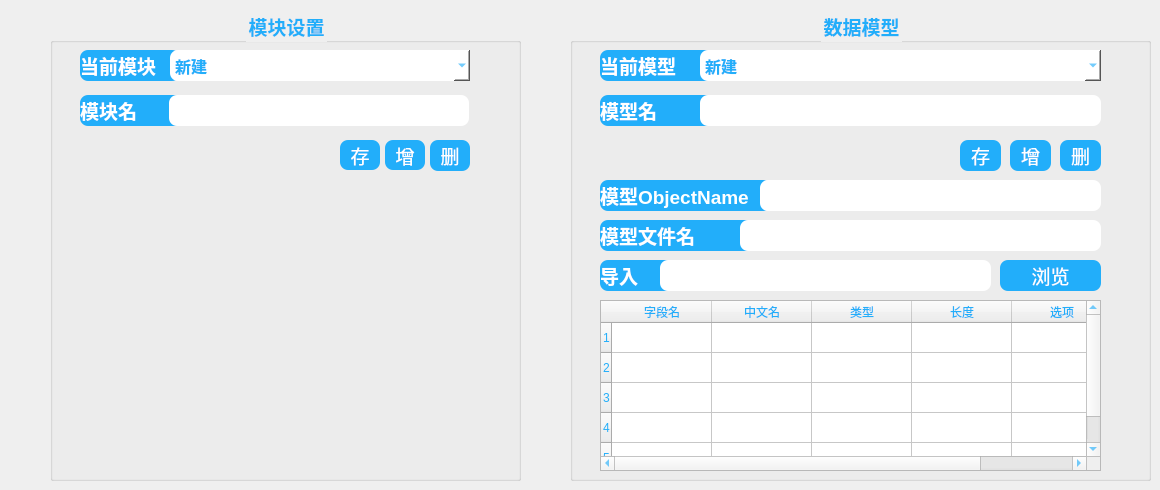
    <widget class="QWidget" name="page">
     <widget class="QGroupBox" name="groupBox_4">
      <property name="geometry">
       <rect>
        <x>50</x>
        <y>10</y>
        <width>471</width>
        <height>471</height>
       </rect>
      </property>
      <property name="font">
       <font>
        <family>微软雅黑</family>
        <pointsize>14</pointsize>
        <weight>75</weight>
        <bold>true</bold>
       </font>
      </property>
      <property name="styleSheet">
       <string notr="true">color: rgb(34, 174, 250);</string>
      </property>
      <property name="title">
       <string>模块设置</string>
      </property>
      <property name="alignment">
       <set>Qt::AlignCenter</set>
      </property>
      <property name="flat">
       <bool>false</bool>
      </property>
      <widget class="QLabel" name="label_current_module">
       <property name="geometry">
        <rect>
         <x>30</x>
         <y>40</y>
         <width>100</width>
         <height>31</height>
        </rect>
       </property>
       <property name="font">
        <font>
         <pointsize>14</pointsize>
         <weight>75</weight>
         <bold>true</bold>
        </font>
       </property>
       <property name="styleSheet">
        <string notr="true">background-color: rgb(34, 174, 250);
color: rgb(255, 255, 255);
border-radius:8px;</string>
       </property>
       <property name="text">
        <string>当前模块</string>
       </property>
       <property name="scaledContents">
        <bool>false</bool>
       </property>
       <property name="margin">
        <number>7</number>
       </property>
       <property name="openExternalLinks">
        <bool>false</bool>
       </property>
      </widget>
      <widget class="QLabel" name="label_module_name">
       <property name="geometry">
        <rect>
         <x>30</x>
         <y>85</y>
         <width>121</width>
         <height>31</height>
        </rect>
       </property>
       <property name="font">
        <font>
         <pointsize>14</pointsize>
         <weight>75</weight>
         <bold>true</bold>
        </font>
       </property>
       <property name="styleSheet">
        <string notr="true">background-color: rgb(34, 174, 250);
color: rgb(255, 255, 255);
border-radius:8px;</string>
       </property>
       <property name="text">
        <string>模块名</string>
       </property>
       <property name="scaledContents">
        <bool>false</bool>
       </property>
       <property name="margin">
        <number>7</number>
       </property>
       <property name="openExternalLinks">
        <bool>false</bool>
       </property>
      </widget>
      <widget class="QLineEdit" name="lineEdit_module_name">
       <property name="geometry">
        <rect>
         <x>119</x>
         <y>85</y>
         <width>300</width>
         <height>31</height>
        </rect>
       </property>
       <property name="font">
        <font>
         <family>微软雅黑</family>
         <pointsize>12</pointsize>
         <weight>75</weight>
         <bold>true</bold>
        </font>
       </property>
       <property name="styleSheet">
        <string notr="true">background-color: rgb(255, 255, 255);
border-radius:8px;</string>
       </property>
      </widget>
      <widget class="QComboBox" name="comboBox_current_module">
       <property name="geometry">
        <rect>
         <x>120</x>
         <y>40</y>
         <width>300</width>
         <height>31</height>
        </rect>
       </property>
       <property name="font">
        <font>
         <family>微软雅黑</family>
         <pointsize>12</pointsize>
         <weight>75</weight>
         <bold>true</bold>
        </font>
       </property>
       <property name="styleSheet">
        <string notr="true">background-color: rgb(255, 255, 255);
border-radius:8px;</string>
       </property>
       <item>
        <property name="text">
         <string>新建</string>
        </property>
       </item>
       <item>
        <property name="text">
         <string>模块1</string>
        </property>
       </item>
       <item>
        <property name="text">
         <string>模块2</string>
        </property>
       </item>
      </widget>
      <widget class="QPushButton" name="PushButton_modulesave">
       <property name="geometry">
        <rect>
         <x>290</x>
         <y>130</y>
         <width>40</width>
         <height>30</height>
        </rect>
       </property>
       <property name="font">
        <font>
         <pointsize>14</pointsize>
        </font>
       </property>
       <property name="layoutDirection">
        <enum>Qt::LeftToRight</enum>
       </property>
       <property name="styleSheet">
        <string notr="true">background-color: rgb(34, 174, 250);
border-style:none;
border-radius:8px;
color: rgb(255, 255, 255);
</string>
       </property>
       <property name="text">
        <string>存</string>
       </property>
       <property name="iconSize">
        <size>
         <width>19</width>
         <height>19</height>
        </size>
       </property>
       <property name="autoRepeat">
        <bool>false</bool>
       </property>
       <property name="autoExclusive">
        <bool>false</bool>
       </property>
       <property name="autoDefault">
        <bool>false</bool>
       </property>
       <property name="default">
        <bool>false</bool>
       </property>
       <property name="flat">
        <bool>false</bool>
       </property>
      </widget>
      <widget class="QPushButton" name="PushButton_moduleadd">
       <property name="geometry">
        <rect>
         <x>335</x>
         <y>130</y>
         <width>40</width>
         <height>30</height>
        </rect>
       </property>
       <property name="font">
        <font>
         <pointsize>14</pointsize>
        </font>
       </property>
       <property name="layoutDirection">
        <enum>Qt::LeftToRight</enum>
       </property>
       <property name="styleSheet">
        <string notr="true">background-color: rgb(34, 174, 250);
border-style:none;
border-radius:8px;
color: rgb(255, 255, 255);
</string>
       </property>
       <property name="text">
        <string>增</string>
       </property>
       <property name="iconSize">
        <size>
         <width>19</width>
         <height>19</height>
        </size>
       </property>
       <property name="autoRepeat">
        <bool>false</bool>
       </property>
       <property name="autoExclusive">
        <bool>false</bool>
       </property>
       <property name="autoDefault">
        <bool>false</bool>
       </property>
       <property name="default">
        <bool>false</bool>
       </property>
       <property name="flat">
        <bool>false</bool>
       </property>
      </widget>
      <widget class="QPushButton" name="PushButton_moduledelate">
       <property name="geometry">
        <rect>
         <x>380</x>
         <y>130</y>
         <width>40</width>
         <height>31</height>
        </rect>
       </property>
       <property name="font">
        <font>
         <pointsize>14</pointsize>
        </font>
       </property>
       <property name="layoutDirection">
        <enum>Qt::LeftToRight</enum>
       </property>
       <property name="styleSheet">
        <string notr="true">background-color: rgb(34, 174, 250);
border-style:none;
border-radius:8px;
color: rgb(255, 255, 255);
</string>
       </property>
       <property name="text">
        <string>删</string>
       </property>
       <property name="iconSize">
        <size>
         <width>19</width>
         <height>19</height>
        </size>
       </property>
       <property name="autoRepeat">
        <bool>false</bool>
       </property>
       <property name="autoExclusive">
        <bool>false</bool>
       </property>
       <property name="autoDefault">
        <bool>false</bool>
       </property>
       <property name="default">
        <bool>false</bool>
       </property>
       <property name="flat">
        <bool>false</bool>
       </property>
      </widget>
     </widget>
     <widget class="QGroupBox" name="groupBox_6">
      <property name="geometry">
       <rect>
        <x>570</x>
        <y>10</y>
        <width>581</width>
        <height>471</height>
       </rect>
      </property>
      <property name="font">
       <font>
        <family>微软雅黑</family>
        <pointsize>14</pointsize>
        <weight>75</weight>
        <bold>true</bold>
       </font>
      </property>
      <property name="styleSheet">
       <string notr="true">color: rgb(34, 174, 250);</string>
      </property>
      <property name="title">
       <string>数据模型</string>
      </property>
      <property name="alignment">
       <set>Qt::AlignCenter</set>
      </property>
      <property name="flat">
       <bool>false</bool>
      </property>
      <widget class="QLabel" name="label_Import2">
       <property name="geometry">
        <rect>
         <x>30</x>
         <y>250</y>
         <width>81</width>
         <height>31</height>
        </rect>
       </property>
       <property name="font">
        <font>
         <pointsize>14</pointsize>
         <weight>75</weight>
         <bold>true</bold>
        </font>
       </property>
       <property name="styleSheet">
        <string notr="true">background-color: rgb(34, 174, 250);
color: rgb(255, 255, 255);
border-radius:8px;</string>
       </property>
       <property name="text">
        <string>导入</string>
       </property>
       <property name="scaledContents">
        <bool>false</bool>
       </property>
       <property name="margin">
        <number>7</number>
       </property>
       <property name="openExternalLinks">
        <bool>false</bool>
       </property>
      </widget>
      <widget class="QLineEdit" name="lineEdit_Import2">
       <property name="geometry">
        <rect>
         <x>90</x>
         <y>250</y>
         <width>331</width>
         <height>31</height>
        </rect>
       </property>
       <property name="font">
        <font>
         <family>微软雅黑</family>
         <pointsize>12</pointsize>
         <weight>75</weight>
         <bold>true</bold>
        </font>
       </property>
       <property name="styleSheet">
        <string notr="true">background-color: rgb(255, 255, 255);
border-radius:8px;</string>
       </property>
      </widget>
      <widget class="QPushButton" name="PushButton_Import2_Browse">
       <property name="geometry">
        <rect>
         <x>430</x>
         <y>250</y>
         <width>101</width>
         <height>31</height>
        </rect>
       </property>
       <property name="font">
        <font>
         <pointsize>14</pointsize>
        </font>
       </property>
       <property name="layoutDirection">
        <enum>Qt::LeftToRight</enum>
       </property>
       <property name="styleSheet">
        <string notr="true">background-color: rgb(34, 174, 250);
border-style:none;
border-radius:8px;
color: rgb(255, 255, 255);
</string>
       </property>
       <property name="text">
        <string>浏览</string>
       </property>
       <property name="iconSize">
        <size>
         <width>19</width>
         <height>19</height>
        </size>
       </property>
       <property name="autoRepeat">
        <bool>false</bool>
       </property>
       <property name="autoExclusive">
        <bool>false</bool>
       </property>
       <property name="autoDefault">
        <bool>false</bool>
       </property>
       <property name="default">
        <bool>false</bool>
       </property>
       <property name="flat">
        <bool>false</bool>
       </property>
      </widget>
      <widget class="QLabel" name="label_current_model">
       <property name="geometry">
        <rect>
         <x>30</x>
         <y>40</y>
         <width>141</width>
         <height>31</height>
        </rect>
       </property>
       <property name="font">
        <font>
         <pointsize>14</pointsize>
         <weight>75</weight>
         <bold>true</bold>
        </font>
       </property>
       <property name="styleSheet">
        <string notr="true">background-color: rgb(34, 174, 250);
color: rgb(255, 255, 255);
border-radius:8px;</string>
       </property>
       <property name="text">
        <string>当前模型</string>
       </property>
       <property name="scaledContents">
        <bool>false</bool>
       </property>
       <property name="margin">
        <number>7</number>
       </property>
       <property name="openExternalLinks">
        <bool>false</bool>
       </property>
      </widget>
      <widget class="QLabel" name="label_model_ObjectName">
       <property name="geometry">
        <rect>
         <x>30</x>
         <y>170</y>
         <width>171</width>
         <height>31</height>
        </rect>
       </property>
       <property name="font">
        <font>
         <pointsize>14</pointsize>
         <weight>75</weight>
         <bold>true</bold>
        </font>
       </property>
       <property name="styleSheet">
        <string notr="true">background-color: rgb(34, 174, 250);
color: rgb(255, 255, 255);
border-radius:8px;</string>
       </property>
       <property name="text">
        <string>模型ObjectName</string>
       </property>
       <property name="scaledContents">
        <bool>false</bool>
       </property>
       <property name="margin">
        <number>7</number>
       </property>
       <property name="openExternalLinks">
        <bool>false</bool>
       </property>
      </widget>
      <widget class="QLineEdit" name="lineEdit_model_ObjectName">
       <property name="geometry">
        <rect>
         <x>190</x>
         <y>170</y>
         <width>341</width>
         <height>31</height>
        </rect>
       </property>
       <property name="font">
        <font>
         <family>微软雅黑</family>
         <pointsize>12</pointsize>
         <weight>75</weight>
         <bold>true</bold>
        </font>
       </property>
       <property name="styleSheet">
        <string notr="true">background-color: rgb(255, 255, 255);
border-radius:8px;</string>
       </property>
      </widget>
      <widget class="QLabel" name="label_model_name">
       <property name="geometry">
        <rect>
         <x>30</x>
         <y>85</y>
         <width>121</width>
         <height>31</height>
        </rect>
       </property>
       <property name="font">
        <font>
         <pointsize>14</pointsize>
         <weight>75</weight>
         <bold>true</bold>
        </font>
       </property>
       <property name="styleSheet">
        <string notr="true">background-color: rgb(34, 174, 250);
color: rgb(255, 255, 255);
border-radius:8px;</string>
       </property>
       <property name="text">
        <string>模型名</string>
       </property>
       <property name="scaledContents">
        <bool>false</bool>
       </property>
       <property name="margin">
        <number>7</number>
       </property>
       <property name="openExternalLinks">
        <bool>false</bool>
       </property>
      </widget>
      <widget class="QLineEdit" name="lineEdit_model_name">
       <property name="geometry">
        <rect>
         <x>130</x>
         <y>85</y>
         <width>401</width>
         <height>31</height>
        </rect>
       </property>
       <property name="font">
        <font>
         <family>微软雅黑</family>
         <pointsize>12</pointsize>
         <weight>75</weight>
         <bold>true</bold>
        </font>
       </property>
       <property name="styleSheet">
        <string notr="true">background-color: rgb(255, 255, 255);
border-radius:8px;</string>
       </property>
      </widget>
      <widget class="QComboBox" name="comboBox_current_model">
       <property name="geometry">
        <rect>
         <x>130</x>
         <y>40</y>
         <width>401</width>
         <height>31</height>
        </rect>
       </property>
       <property name="font">
        <font>
         <family>微软雅黑</family>
         <pointsize>12</pointsize>
         <weight>75</weight>
         <bold>true</bold>
        </font>
       </property>
       <property name="styleSheet">
        <string notr="true">background-color: rgb(255, 255, 255);
border-radius:8px;</string>
       </property>
       <item>
        <property name="text">
         <string>新建</string>
        </property>
       </item>
       <item>
        <property name="text">
         <string>模块1</string>
        </property>
       </item>
       <item>
        <property name="text">
         <string>模块2</string>
        </property>
       </item>
      </widget>
      <widget class="QPushButton" name="PushButton_modelsave">
       <property name="geometry">
        <rect>
         <x>390</x>
         <y>130</y>
         <width>41</width>
         <height>31</height>
        </rect>
       </property>
       <property name="font">
        <font>
         <pointsize>14</pointsize>
        </font>
       </property>
       <property name="layoutDirection">
        <enum>Qt::LeftToRight</enum>
       </property>
       <property name="styleSheet">
        <string notr="true">background-color: rgb(34, 174, 250);
border-style:none;
border-radius:8px;
color: rgb(255, 255, 255);
</string>
       </property>
       <property name="text">
        <string>存</string>
       </property>
       <property name="iconSize">
        <size>
         <width>19</width>
         <height>19</height>
        </size>
       </property>
       <property name="autoRepeat">
        <bool>false</bool>
       </property>
       <property name="autoExclusive">
        <bool>false</bool>
       </property>
       <property name="autoDefault">
        <bool>false</bool>
       </property>
       <property name="default">
        <bool>false</bool>
       </property>
       <property name="flat">
        <bool>false</bool>
       </property>
      </widget>
      <widget class="QPushButton" name="PushButton_modeladd">
       <property name="geometry">
        <rect>
         <x>440</x>
         <y>130</y>
         <width>41</width>
         <height>31</height>
        </rect>
       </property>
       <property name="font">
        <font>
         <pointsize>14</pointsize>
        </font>
       </property>
       <property name="layoutDirection">
        <enum>Qt::LeftToRight</enum>
       </property>
       <property name="styleSheet">
        <string notr="true">background-color: rgb(34, 174, 250);
border-style:none;
border-radius:8px;
color: rgb(255, 255, 255);
</string>
       </property>
       <property name="text">
        <string>增</string>
       </property>
       <property name="iconSize">
        <size>
         <width>19</width>
         <height>19</height>
        </size>
       </property>
       <property name="autoRepeat">
        <bool>false</bool>
       </property>
       <property name="autoExclusive">
        <bool>false</bool>
       </property>
       <property name="autoDefault">
        <bool>false</bool>
       </property>
       <property name="default">
        <bool>false</bool>
       </property>
       <property name="flat">
        <bool>false</bool>
       </property>
      </widget>
      <widget class="QPushButton" name="PushButton_modeldelate">
       <property name="geometry">
        <rect>
         <x>490</x>
         <y>130</y>
         <width>41</width>
         <height>31</height>
        </rect>
       </property>
       <property name="font">
        <font>
         <pointsize>14</pointsize>
        </font>
       </property>
       <property name="layoutDirection">
        <enum>Qt::LeftToRight</enum>
       </property>
       <property name="styleSheet">
        <string notr="true">background-color: rgb(34, 174, 250);
border-style:none;
border-radius:8px;
color: rgb(255, 255, 255);
</string>
       </property>
       <property name="text">
        <string>删</string>
       </property>
       <property name="iconSize">
        <size>
         <width>19</width>
         <height>19</height>
        </size>
       </property>
       <property name="autoRepeat">
        <bool>false</bool>
       </property>
       <property name="autoExclusive">
        <bool>false</bool>
       </property>
       <property name="autoDefault">
        <bool>false</bool>
       </property>
       <property name="default">
        <bool>false</bool>
       </property>
       <property name="flat">
        <bool>false</bool>
       </property>
      </widget>
      <widget class="QLineEdit" name="lineEdit_model_FileName">
       <property name="geometry">
        <rect>
         <x>170</x>
         <y>210</y>
         <width>361</width>
         <height>31</height>
        </rect>
       </property>
       <property name="font">
        <font>
         <family>微软雅黑</family>
         <pointsize>12</pointsize>
         <weight>75</weight>
         <bold>true</bold>
        </font>
       </property>
       <property name="styleSheet">
        <string notr="true">background-color: rgb(255, 255, 255);
border-radius:8px;</string>
       </property>
      </widget>
      <widget class="QLabel" name="label_model_FileName">
       <property name="geometry">
        <rect>
         <x>30</x>
         <y>210</y>
         <width>171</width>
         <height>31</height>
        </rect>
       </property>
       <property name="font">
        <font>
         <pointsize>14</pointsize>
         <weight>75</weight>
         <bold>true</bold>
        </font>
       </property>
       <property name="styleSheet">
        <string notr="true">background-color: rgb(34, 174, 250);
color: rgb(255, 255, 255);
border-radius:8px;</string>
       </property>
       <property name="text">
        <string>模型文件名</string>
       </property>
       <property name="scaledContents">
        <bool>false</bool>
       </property>
       <property name="margin">
        <number>7</number>
       </property>
       <property name="openExternalLinks">
        <bool>false</bool>
       </property>
      </widget>
      <widget class="QTableWidget" name="tableWidget_DataModel_Imports_Form">
       <property name="geometry">
        <rect>
         <x>30</x>
         <y>290</y>
         <width>501</width>
         <height>171</height>
        </rect>
       </property>
       <row>
        <property name="text">
         <string>1</string>
        </property>
       </row>
       <row>
        <property name="text">
         <string>2</string>
        </property>
       </row>
       <row>
        <property name="text">
         <string>3</string>
        </property>
       </row>
       <row>
        <property name="text">
         <string>4</string>
        </property>
       </row>
       <row>
        <property name="text">
         <string>5</string>
        </property>
       </row>
       <column>
        <property name="text">
         <string>字段名</string>
        </property>
       </column>
       <column>
        <property name="text">
         <string>中文名</string>
        </property>
       </column>
       <column>
        <property name="text">
         <string>类型</string>
        </property>
       </column>
       <column>
        <property name="text">
         <string>长度</string>
        </property>
       </column>
       <column>
        <property name="text">
         <string>选项</string>
        </property>
       </column>
      </widget>
      <zorder>label_Import2</zorder>
      <zorder>lineEdit_Import2</zorder>
      <zorder>PushButton_Import2_Browse</zorder>
      <zorder>label_current_model</zorder>
      <zorder>label_model_ObjectName</zorder>
      <zorder>lineEdit_model_ObjectName</zorder>
      <zorder>label_model_name</zorder>
      <zorder>lineEdit_model_name</zorder>
      <zorder>comboBox_current_model</zorder>
      <zorder>PushButton_modelsave</zorder>
      <zorder>PushButton_modeladd</zorder>
      <zorder>PushButton_modeldelate</zorder>
      <zorder>label_model_FileName</zorder>
      <zorder>tableWidget_DataModel_Imports_Form</zorder>
      <zorder>lineEdit_model_FileName</zorder>
     </widget>
    </widget>
